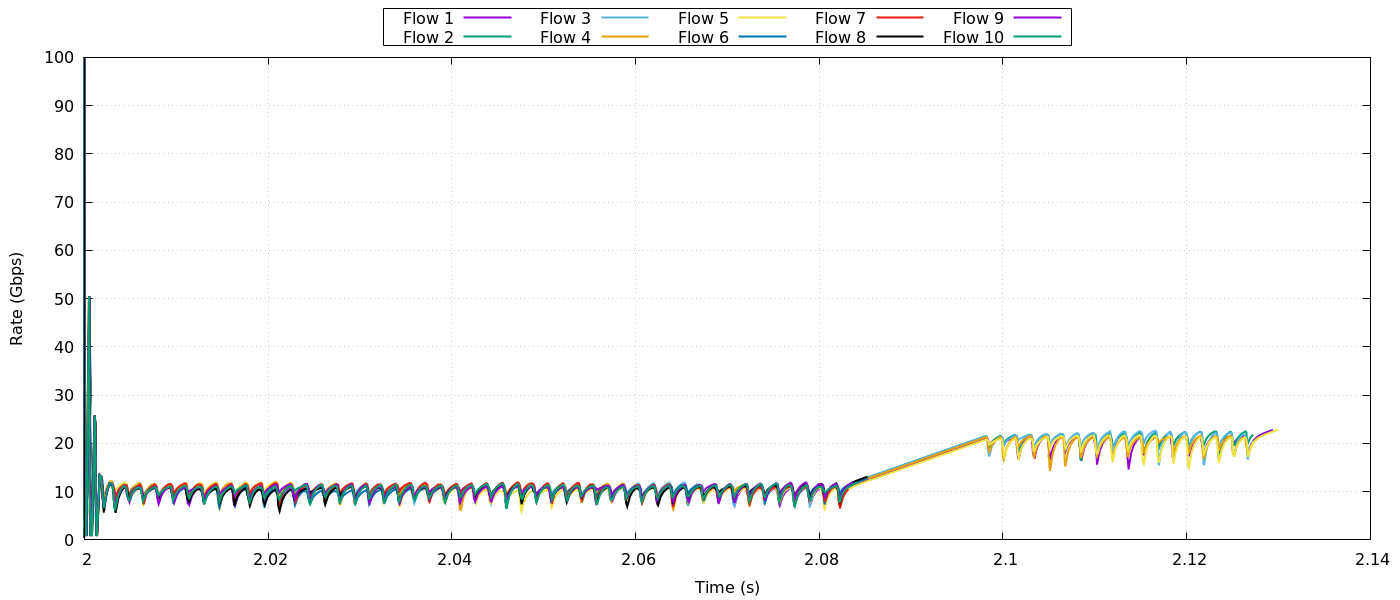

The script that saved this image:
# dcqcn_rate_all.plt
PG = 3
SPORT = 10000
DIP = "0.1"
DPORT = 100
PREFIX = ""         # 若文件在 mix/log 下，改成 "mix/log/"

set term pngcairo size 1400,600
set output "dcqcn_rate_all.png"
set datafile separator ","
set grid
set xlabel "Time (s)"
set ylabel "Rate (Gbps)"
set key outside top center horizontal box

plot for [nid=2:11] \
     sprintf("%sdcqcn_n%d_S0.%d-%d_D%s-%d_pg%d.csv", \
             PREFIX, nid, nid, SPORT, DIP, DPORT, PG) \
     using 1:9 with lines lw 2 title sprintf("Flow %d", nid-1)
